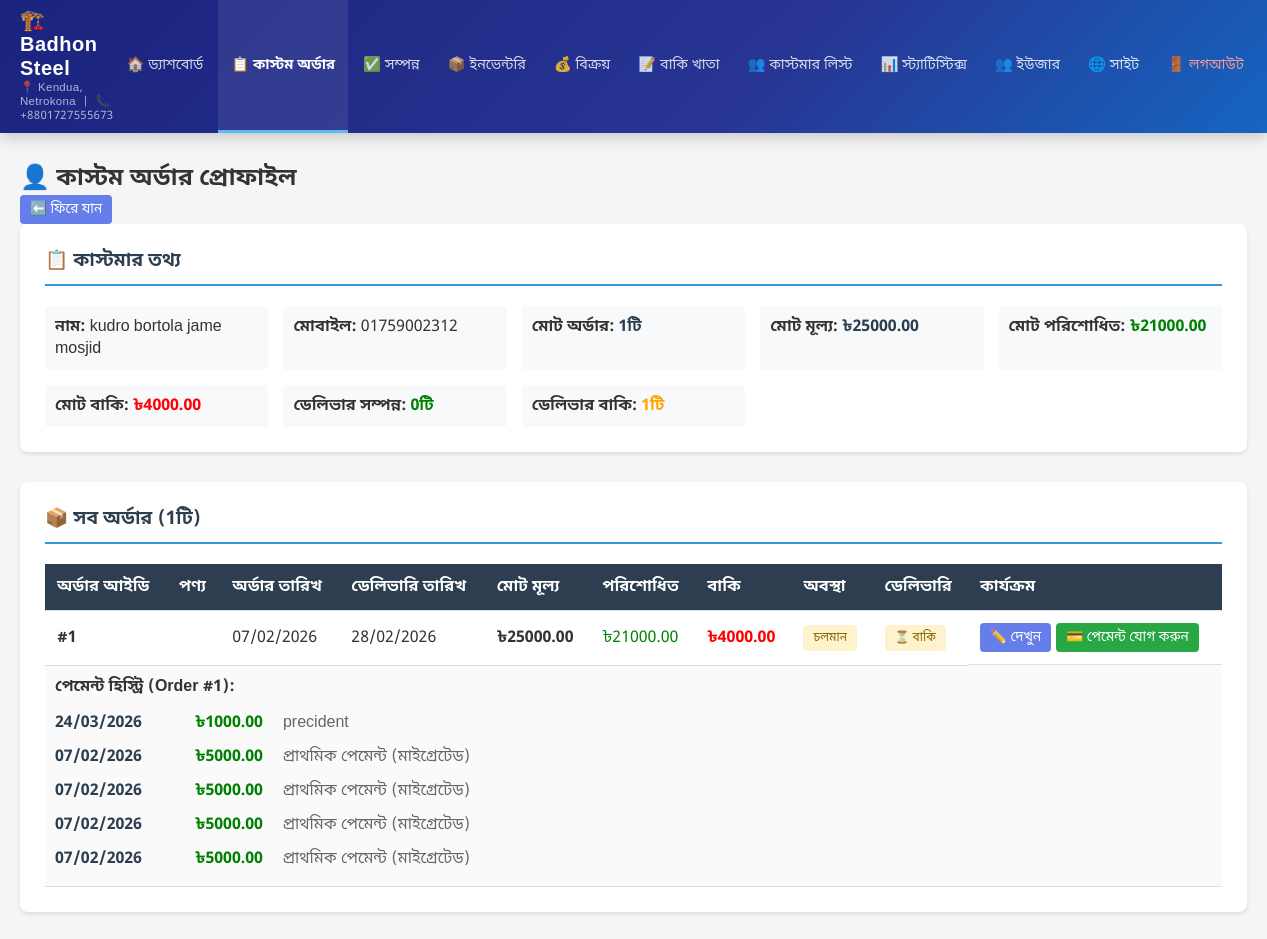
/admin-panel/order-customer/01759002312/ (signed in), run on an earlier commit of the app's database.
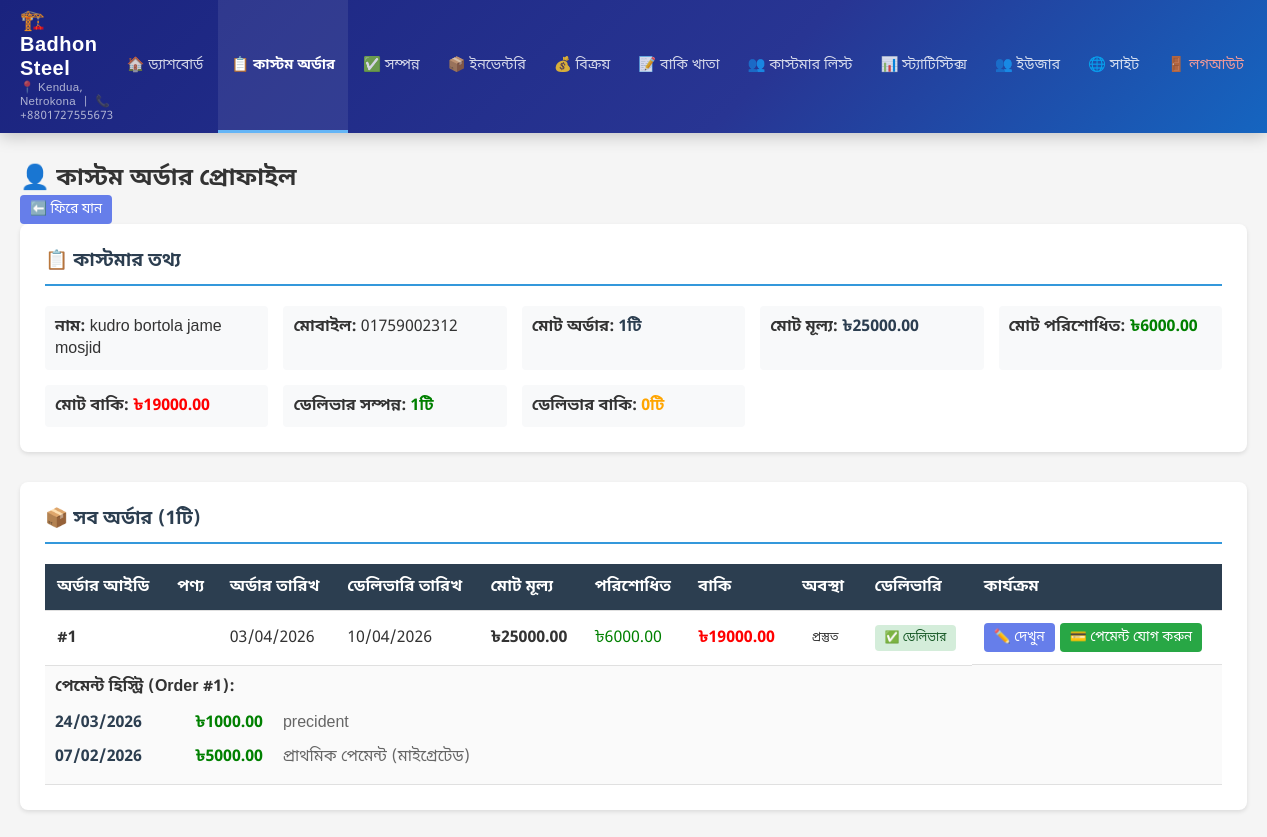
And on a later commit of the database.
### shop/models.py (models this page shows, shortened)
class Order(models.Model):
    STATUS_CHOICES = [
        ('pending', 'চলমান'),
        ('ready', 'প্রস্তুত'),
        ('completed', 'সম্পন্ন'),
    ]
    DELIVERY_STATUS_CHOICES = [
        ('not_delivered', 'ডেলিভারি হয়নি'),
        ('delivered', 'ডেলিভারি সম্পন্ন'),
    ]
    customer_name = models.CharField(max_length=200, verbose_name='ক্রেতার নাম')
    mobile_number = models.CharField(max_length=20, verbose_name='মোবাইল নাম্বার')
    total_price = models.DecimalField(max_digits=10, decimal_places=2, verbose_name='মোট মূল্য', default=0)
    cash_paid = models.DecimalField(max_digits=10, decimal_places=2, verbose_name='নগদ পরিশোধ', default=0)
    due_amount = models.DecimalField(max_digits=10, decimal_places=2, verbose_name='বাকি টাকা', editable=False)
    initial_payment_migrated = models.BooleanField(default=False, verbose_name='প্রাথমিক পেমেন্ট OrderPayment-এ স্থানান্তরিত')
    order_date = models.DateField(default=timezone.now, verbose_name='অর্ডার নেওয়ার তারিখ')
    delivery_date = models.DateField(verbose_name='ডেলিভারির তারিখ')
    status = models.CharField(max_length=20, choices=STATUS_CHOICES, default='pending', verbose_name='প্রোডাক্ট অবস্থা')
    delivery_status = models.CharField(max_length=20, choices=DELIVERY_STATUS_CHOICES, default='not_delivered', verbose_name='ডেলিভারি অবস্থা')
    created_at = models.DateTimeField(auto_now_add=True, verbose_name='তৈরির সময়')
    updated_at = models.DateTimeField(auto_now=True, verbose_name='আপডেটের সময়')
    class Meta:
        verbose_name = 'অর্ডার'
        verbose_name_plural = 'অর্ডারসমূহ'
        ordering = ['-created_at']

class OrderPayment(models.Model):
    order = models.ForeignKey(Order, on_delete=models.CASCADE, related_name='payments', verbose_name='অর্ডার')
    amount = models.DecimalField(max_digits=10, decimal_places=2, verbose_name='পরিশোধিত পরিমাণ')
    payment_date = models.DateField(default=timezone.now, verbose_name='পেমেন্ট তারিখ')
    notes = models.TextField(verbose_name='নোট', blank=True)
    created_at = models.DateTimeField(auto_now_add=True, verbose_name='তৈরির সময়')
    updated_at = models.DateTimeField(auto_now=True, verbose_name='আপডেটের সময়')
    class Meta:
        verbose_name = 'অর্ডার পেমেন্ট'
        verbose_name_plural = 'অর্ডার পেমেন্টসমূহ'
        ordering = ['-payment_date']

### shop/views.py (the view)
# urls.py: path('admin-panel/order-customer/<str:mobile_number>/', views.order_customer_profile, name='order_customer_profile'),
@login_required
def order_customer_profile(request, mobile_number):
    clean_mobile = ''.join(filter(str.isdigit, mobile_number))
    all_orders = Order.objects.filter(
        mobile_number__in=[
            mobile_number,  # অরিজিনাল
            clean_mobile,   # শুধু সংখ্যা
        ]
    ).order_by('-created_at')
    if not all_orders.exists():
        messages.error(request, f'❌ {mobile_number} নাম্বারের কোনো অর্ডার পাওয়া যায়নি। সঠিক মোবাইল নাম্বার দিয়ে চেষ্টা করুন।')
        return redirect('order_list')
    customer_name = all_orders.first().customer_name
    total_orders = all_orders.count()
    total_price = sum(ord.total_price for ord in all_orders)
    total_paid = sum(ord.cash_paid for ord in all_orders)
    total_due = sum(ord.due_amount for ord in all_orders)
    delivered_count = all_orders.filter(delivery_status='delivered').count()
    pending_count = all_orders.filter(delivery_status='not_delivered').count()
    context = {
        'customer_name': customer_name,
        'mobile_number': mobile_number,
        'all_orders': all_orders,
        'total_orders': total_orders,
        'total_price': total_price,
        'total_paid': total_paid,
        'total_due': total_due,
        'delivered_count': delivered_count,
        'pending_count': pending_count,
    }
    return render(request, 'admin_panel/order_customer_profile.html', context)

### shop/templates/admin_panel/order_customer_profile.html (shortened to what the changed rows need)
{% extends 'admin_panel/base.html' %}
{% block content %}
<div class="content-header">
    <h2>👤 কাস্টম অর্ডার প্রোফাইল</h2>
</div>
<div class="customer-info-card">
    <div class="info-grid">
        <div class="info-item">
            <strong>নাম:</strong> {{ customer_name }}
        </div>
        <div class="info-item">
            <strong>মোবাইল:</strong> {{ mobile_number }}
        </div>
        <div class="info-item">
            <strong>মোট অর্ডার:</strong> <span style="color: #2c3e50; font-weight: bold;">{{ total_orders }}টি</span>
        </div>
        <div class="info-item">
            <strong>মোট মূল্য:</strong> <span style="color: #2c3e50; font-weight: bold;">৳{{ total_price }}</span>
        </div>
        <div class="info-item">
            <strong>মোট পরিশোধিত:</strong> <span style="color: green; font-weight: bold;">৳{{ total_paid }}</span>
        </div>
        <div class="info-item">
            <strong>মোট বাকি:</strong> <span style="color: {% if total_due > 0 %}red{% else %}green{% endif %}; font-weight: bold;">৳{{ total_due }}</span>
        </div>
        <div class="info-item">
            <strong>ডেলিভার সম্পন্ন:</strong> <span style="color: green; font-weight: bold;">{{ delivered_count }}টি</span>
        </div>
        <div class="info-item">
            <strong>ডেলিভার বাকি:</strong> <span style="color: orange; font-weight: bold;">{{ pending_count }}টি</span>
        </div>
    </div>
</div>
<div class="orders-section">
    <div class="table-container">
        <table class="data-table">
            <thead>
                <tr>
                    <th>অর্ডার আইডি</th>
                    <th>পণ্য</th>
                    <th>অর্ডার তারিখ</th>
                    <th>ডেলিভারি তারিখ</th>
                    <th>মোট মূল্য</th>
                    <th>পরিশোধিত</th>
                    <th>বাকি</th>
                    <th>অবস্থা</th>
                    <th>ডেলিভারি</th>
                    <th>কার্যক্রম</th>
                </tr>
            </thead>
            <tbody>
                {% for order in all_orders %}
                <tr>
                    <td><strong>#{{ order.id }}</strong></td>
                    <td>{{ order.product_name }}</td>
                    <td>{{ order.order_date|date:"d/m/Y" }}</td>
                    <td>{{ order.delivery_date|date:"d/m/Y" }}</td>
                    <td><strong>৳{{ order.total_price }}</strong></td>
                    <td style="color: green;">৳{{ order.cash_paid }}</td>
                    <td>
                        {% if order.due_amount > 0 %}
                            <span style="color: red; font-weight: bold;">৳{{ order.due_amount }}</span>
                        {% else %}
                            <span style="color: green;">✅ সম্পূর্ণ</span>
                        {% endif %}
                    </td>
                    <td>
                        <span class="status-badge status-{{ order.status }}">
                            {{ order.get_status_display }}
                        </span>
                    </td>
                    <td>
                        {% if order.delivery_status == 'delivered' %}
                            <span class="status-badge status-delivered">✅ ডেলিভার</span>
                        {% else %}
                            <span class="status-badge status-pending">⏳ বাকি</span>
                        {% endif %}
                    </td>
                    <td class="action-buttons">
                        <a href="{% url 'order_edit' order.pk %}" class="btn btn-sm btn-primary">✏️ দেখুন</a>
                        {% if order.due_amount > 0 %}
                        <a href="{% url 'order_payment_create' order.pk %}" class="btn btn-sm btn-success">💳 পেমেন্ট যোগ করুন</a>
                        {% endif %}
                    </td>
                </tr>
                {% if order.payments.exists %}
                <tr class="payments-row">
                    <td colspan="10" style="background:#fafafa;padding:10px;">
                        <strong>পেমেন্ট হিস্ট্রি (Order #{{ order.id }}):</strong>
                        <div style="margin-top:8px;">
                            {% for p in order.payments.all %}
                                <div style="display:flex; gap:20px; align-items:center; padding:6px 0;">
                                    <div style="width:120px; color:#2c3e50; font-weight:600;">{{ p.payment_date|date:"d/m/Y" }}</div>
                                    <div style="color:green; font-weight:700;">৳{{ p.amount }}</div>
                                    <div style="color:#666;">{{ p.notes }}</div>
                                </div>
                            {% endfor %}
                        </div>
                    </td>
                </tr>
                {% endif %}
                {% endfor %}
            </tbody>
        </table>
    </div>
</div>
{% endblock %}

What changed in the data, as far as the page shows it:
removed OrderPayment: payment_date "07/02/2026", amount "5000.00", notes "প্রাথমিক পেমেন্ট (মাইগ্রেটেড)"
removed OrderPayment: payment_date "07/02/2026", amount "5000.00", notes "প্রাথমিক পেমেন্ট (মাইগ্রেটেড)"
removed OrderPayment: payment_date "07/02/2026", amount "5000.00", notes "প্রাথমিক পেমেন্ট (মাইগ্রেটেড)"
changed Order "kudro bortola jame mosjid": order_date "07/02/2026" → "03/04/2026"; delivery_date "28/02/2026" → "10/04/2026"; cash_paid "21000.00" → "6000.00"; due_amount "4000.00" → "19000.00"; status "চলমান" → "প্রস্তুত"; delivery_status "⏳ বাকি" → "✅ ডেলিভার"
Also different on the page:
{{ total_paid }}: "21000.00" → "6000.00"
{{ total_due }}: "4000.00" → "19000.00"
{{ delivered_count }}: "0" → "1"
{{ pending_count }}: "1" → "0"
